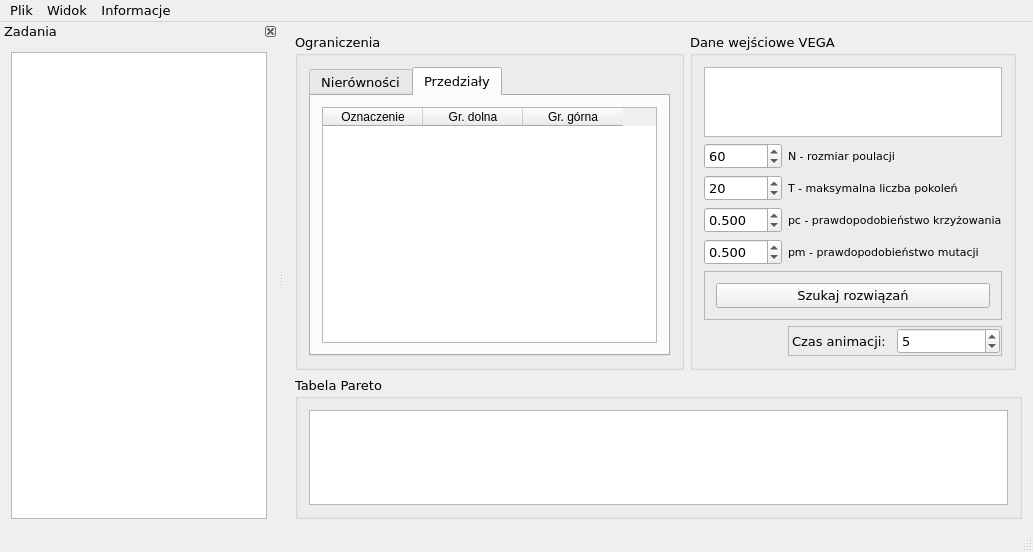
<?xml version="1.0" encoding="UTF-8"?>
<ui version="4.0">
 <class>AshuraWin</class>
 <widget class="QMainWindow" name="AshuraWin">
  <property name="geometry">
   <rect>
    <x>0</x>
    <y>0</y>
    <width>1033</width>
    <height>552</height>
   </rect>
  </property>
  <property name="minimumSize">
   <size>
    <width>600</width>
    <height>450</height>
   </size>
  </property>
  <property name="font">
   <font>
    <family>Verdana</family>
    <pointsize>10</pointsize>
   </font>
  </property>
  <property name="windowTitle">
   <string>VEGA</string>
  </property>
  <property name="dockNestingEnabled">
   <bool>false</bool>
  </property>
  <widget class="QWidget" name="centralWidget">
   <layout class="QGridLayout" name="gridLayout">
    <item row="0" column="0">
     <widget class="QGroupBox" name="inequalitiesGroup">
      <property name="minimumSize">
       <size>
        <width>340</width>
        <height>0</height>
       </size>
      </property>
      <property name="title">
       <string>Ograniczenia</string>
      </property>
      <layout class="QVBoxLayout" name="verticalLayout">
       <item>
        <widget class="QTabWidget" name="tabWidget">
         <property name="currentIndex">
          <number>1</number>
         </property>
         <widget class="QWidget" name="tab_1">
          <attribute name="title">
           <string>Nierówności</string>
          </attribute>
          <layout class="QVBoxLayout" name="verticalLayout_5">
           <item>
            <widget class="QScrollArea" name="inequalitiesArea">
             <property name="widgetResizable">
              <bool>true</bool>
             </property>
             <widget class="QWidget" name="scrollAreaWidgetContents">
              <property name="geometry">
               <rect>
                <x>0</x>
                <y>0</y>
                <width>284</width>
                <height>225</height>
               </rect>
              </property>
             </widget>
            </widget>
           </item>
          </layout>
         </widget>
         <widget class="QWidget" name="tab_2">
          <attribute name="title">
           <string>Przedziały</string>
          </attribute>
          <layout class="QVBoxLayout" name="verticalLayout_2">
           <item>
            <widget class="QTableWidget" name="graniceTable">
             <column>
              <property name="text">
               <string>Oznaczenie</string>
              </property>
             </column>
             <column>
              <property name="text">
               <string>Gr. dolna</string>
              </property>
             </column>
             <column>
              <property name="text">
               <string>Gr. górna</string>
              </property>
             </column>
            </widget>
           </item>
          </layout>
         </widget>
        </widget>
       </item>
      </layout>
     </widget>
    </item>
    <item row="0" column="1">
     <widget class="QGroupBox" name="groupBox">
      <property name="title">
       <string>Dane wejściowe VEGA</string>
      </property>
      <layout class="QGridLayout" name="gridLayout_2">
       <item row="6" column="0" colspan="2">
        <widget class="QFrame" name="frame">
         <property name="frameShape">
          <enum>QFrame::StyledPanel</enum>
         </property>
         <property name="frameShadow">
          <enum>QFrame::Raised</enum>
         </property>
         <layout class="QHBoxLayout" name="horizontalLayout">
          <item>
           <widget class="QPushButton" name="solve">
            <property name="text">
             <string>Szukaj rozwiązań</string>
            </property>
           </widget>
          </item>
         </layout>
        </widget>
       </item>
       <item row="4" column="1">
        <widget class="QLabel" name="label_4">
         <property name="font">
          <font>
           <pointsize>8</pointsize>
          </font>
         </property>
         <property name="text">
          <string>pm - prawdopodobieństwo mutacji</string>
         </property>
        </widget>
       </item>
       <item row="5" column="1">
        <spacer name="verticalSpacer">
         <property name="orientation">
          <enum>Qt::Vertical</enum>
         </property>
         <property name="sizeHint" stdset="0">
          <size>
           <width>20</width>
           <height>40</height>
          </size>
         </property>
        </spacer>
       </item>
       <item row="1" column="0">
        <widget class="QSpinBox" name="dwN">
         <property name="maximum">
          <number>9999999</number>
         </property>
         <property name="singleStep">
          <number>2</number>
         </property>
         <property name="value">
          <number>60</number>
         </property>
        </widget>
       </item>
       <item row="3" column="0">
        <widget class="QDoubleSpinBox" name="dwPC">
         <property name="decimals">
          <number>3</number>
         </property>
         <property name="maximum">
          <double>1.000000000000000</double>
         </property>
         <property name="singleStep">
          <double>0.010000000000000</double>
         </property>
         <property name="value">
          <double>0.500000000000000</double>
         </property>
        </widget>
       </item>
       <item row="4" column="0">
        <widget class="QDoubleSpinBox" name="dwPM">
         <property name="decimals">
          <number>3</number>
         </property>
         <property name="maximum">
          <double>1.000000000000000</double>
         </property>
         <property name="singleStep">
          <double>0.010000000000000</double>
         </property>
         <property name="value">
          <double>0.500000000000000</double>
         </property>
        </widget>
       </item>
       <item row="2" column="0">
        <widget class="QSpinBox" name="dwT">
         <property name="maximum">
          <number>999</number>
         </property>
         <property name="value">
          <number>20</number>
         </property>
        </widget>
       </item>
       <item row="0" column="0" colspan="2">
        <widget class="QTextEdit" name="equalities">
         <property name="maximumSize">
          <size>
           <width>16777215</width>
           <height>100</height>
          </size>
         </property>
         <property name="font">
          <font>
           <pointsize>12</pointsize>
          </font>
         </property>
        </widget>
       </item>
       <item row="3" column="1">
        <widget class="QLabel" name="label_3">
         <property name="font">
          <font>
           <pointsize>8</pointsize>
          </font>
         </property>
         <property name="text">
          <string>pc - prawdopodobieństwo krzyżowania</string>
         </property>
        </widget>
       </item>
       <item row="1" column="1">
        <widget class="QLabel" name="label">
         <property name="font">
          <font>
           <pointsize>8</pointsize>
          </font>
         </property>
         <property name="text">
          <string>N - rozmiar poulacji</string>
         </property>
        </widget>
       </item>
       <item row="2" column="1">
        <widget class="QLabel" name="label_2">
         <property name="font">
          <font>
           <pointsize>8</pointsize>
          </font>
         </property>
         <property name="text">
          <string>T - maksymalna liczba pokoleń</string>
         </property>
        </widget>
       </item>
       <item row="7" column="1">
        <widget class="QFrame" name="frame_2">
         <property name="frameShape">
          <enum>QFrame::StyledPanel</enum>
         </property>
         <property name="frameShadow">
          <enum>QFrame::Raised</enum>
         </property>
         <layout class="QHBoxLayout" name="horizontalLayout_2">
          <property name="spacing">
           <number>1</number>
          </property>
          <property name="leftMargin">
           <number>3</number>
          </property>
          <property name="topMargin">
           <number>1</number>
          </property>
          <property name="rightMargin">
           <number>1</number>
          </property>
          <property name="bottomMargin">
           <number>1</number>
          </property>
          <item>
           <widget class="QLabel" name="label_5">
            <property name="text">
             <string>Czas animacji:</string>
            </property>
           </widget>
          </item>
          <item>
           <widget class="QSpinBox" name="animationTime">
            <property name="value">
             <number>5</number>
            </property>
           </widget>
          </item>
         </layout>
        </widget>
       </item>
      </layout>
     </widget>
    </item>
    <item row="1" column="0" colspan="3">
     <widget class="QGroupBox" name="groupBox_3">
      <property name="title">
       <string>Tabela Pareto</string>
      </property>
      <layout class="QVBoxLayout" name="verticalLayout_3">
       <item>
        <widget class="QTableWidget" name="paretoTable"/>
       </item>
      </layout>
     </widget>
    </item>
   </layout>
  </widget>
  <widget class="QMenuBar" name="menuBar">
   <property name="geometry">
    <rect>
     <x>0</x>
     <y>0</y>
     <width>1033</width>
     <height>25</height>
    </rect>
   </property>
   <widget class="QMenu" name="menuWidok">
    <property name="title">
     <string>Widok</string>
    </property>
    <addaction name="actionZadania"/>
    <addaction name="action3Dplot"/>
   </widget>
   <widget class="QMenu" name="menuPlik">
    <property name="title">
     <string>Plik</string>
    </property>
    <addaction name="actionZapisz_zadanie"/>
    <addaction name="separator"/>
    <addaction name="actionWyjd_2"/>
   </widget>
   <widget class="QMenu" name="menuInformacje">
    <property name="title">
     <string>Informacje</string>
    </property>
    <addaction name="actionAutorzy"/>
    <addaction name="separator"/>
    <addaction name="actionLinki"/>
   </widget>
   <addaction name="menuPlik"/>
   <addaction name="menuWidok"/>
   <addaction name="menuInformacje"/>
  </widget>
  <widget class="QStatusBar" name="statusBar"/>
  <widget class="QDockWidget" name="Zadania">
   <property name="floating">
    <bool>false</bool>
   </property>
   <property name="features">
    <set>QDockWidget::DockWidgetClosable|QDockWidget::DockWidgetMovable</set>
   </property>
   <property name="windowTitle">
    <string>Zadania</string>
   </property>
   <attribute name="dockWidgetArea">
    <number>1</number>
   </attribute>
   <widget class="QWidget" name="dockWidgetContents_2">
    <layout class="QVBoxLayout" name="verticalLayout_4">
     <item>
      <widget class="QListWidget" name="listWidget"/>
     </item>
    </layout>
   </widget>
  </widget>
  <action name="actionZadania">
   <property name="checkable">
    <bool>true</bool>
   </property>
   <property name="checked">
    <bool>true</bool>
   </property>
   <property name="text">
    <string>Zadania</string>
   </property>
  </action>
  <action name="action3Dplot">
   <property name="checkable">
    <bool>true</bool>
   </property>
   <property name="text">
    <string>plot f2=f(f1)</string>
   </property>
  </action>
  <action name="actionAutorzy">
   <property name="text">
    <string>Autorzy</string>
   </property>
  </action>
  <action name="actionWyjd">
   <property name="text">
    <string>Wyjdź</string>
   </property>
  </action>
  <action name="actionLinki">
   <property name="text">
    <string>Linki</string>
   </property>
  </action>
  <action name="actionZapisz_zadanie">
   <property name="text">
    <string>Zapisz zadanie</string>
   </property>
   <property name="shortcut">
    <string>Ctrl+S</string>
   </property>
  </action>
  <action name="actionWyjd_2">
   <property name="text">
    <string>Wyjdź</string>
   </property>
   <property name="shortcut">
    <string>Ctrl+Q</string>
   </property>
  </action>
 </widget>
 <layoutdefault spacing="6" margin="11"/>
 <resources/>
 <connections>
  <connection>
   <sender>actionZadania</sender>
   <signal>triggered(bool)</signal>
   <receiver>Zadania</receiver>
   <slot>setVisible(bool)</slot>
   <hints>
    <hint type="sourcelabel">
     <x>-1</x>
     <y>-1</y>
    </hint>
    <hint type="destinationlabel">
     <x>66</x>
     <y>307</y>
    </hint>
   </hints>
  </connection>
  <connection>
   <sender>actionWyjd_2</sender>
   <signal>triggered()</signal>
   <receiver>AshuraWin</receiver>
   <slot>close()</slot>
   <hints>
    <hint type="sourcelabel">
     <x>-1</x>
     <y>-1</y>
    </hint>
    <hint type="destinationlabel">
     <x>511</x>
     <y>253</y>
    </hint>
   </hints>
  </connection>
 </connections>
</ui>
